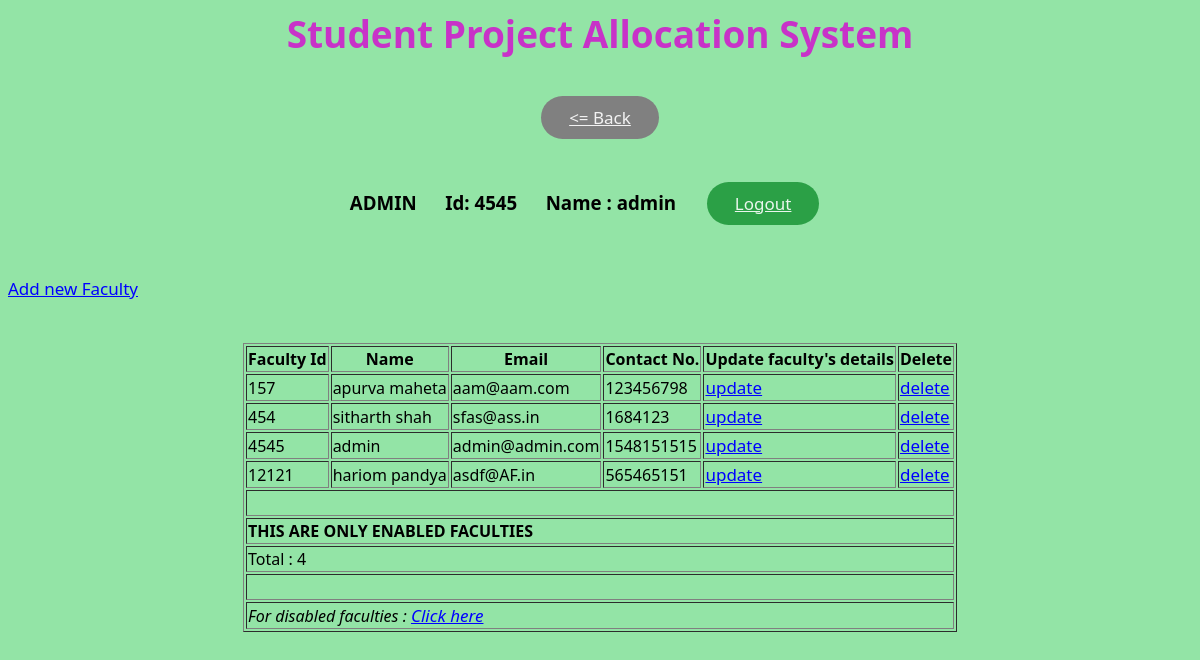
Page /admin/faculty.php (signed in) on the committed database.
### tables this page shows
CREATE TABLE `faculty` (
  `faculty_id` int(6) UNSIGNED NOT NULL,
  `name` varchar(25) NOT NULL,
  `password` varchar(20) DEFAULT NULL,
  `email` varchar(30) NOT NULL,
  `contact_no` varchar(14) NOT NULL,
  `admin` int(1) DEFAULT NULL,
  `enable` int(1) DEFAULT NULL
);

### admin/faculty.php (the view, shortened to what this page needs)
<html>
    <head>
        <link rel="stylesheet" type="text/css" href="../main.css">
    </head>
    <body>
        <h1 align="center">Student Project Allocation System</h1>
        <h3 align="center"><a href="index.php"  class="back shadow"><= Back</a></h3>
        <h3 align="center"><?php if(isset($_SESSION['admin'])){echo 'ADMIN';}else{echo 'FACULTY';} ?>   &emsp;    Id: <?php echo $_SESSION['faculty']; ?>  &emsp;       Name : <?php echo $_SESSION['faculty_name']; ?>&emsp;<a href="admin_logout.php" class="log_out shadow">Logout</a>&emsp;</h3>        <br>
        <a href="f/insert_faculty.php">Add new Faculty</a>
        <br>
        <br>
        <form>
            <table align="center" border="1">
                <tr>
                    <th>Faculty Id</th>
                    <th>Name</th>
                    <th>Email</th>
                    <th>Contact No.</th>
                    <th>Update faculty's details</th>
                    <th>Delete</th>
                </tr>
                <?php
                $count=0;
                    try{
                        $dbhandler=new PDO('mysql:host=127.0.0.1;dbname=project_db','root','');
                        $dbhandler->setAttribute(PDO::ATTR_ERRMODE, PDO::ERRMODE_EXCEPTION);
                        $sql='select * from faculty where enable=1';
                        $query=$dbhandler->query($sql);
                        while($r=$query->fetch())
                        {
                                echo '<tr>'
                                . '<td>'.$r['faculty_id'].'</td>'
                                . '<td>'.$r['name'].'</td>'
                                . '<td>'.$r['email'].'</td>'
                                . '<td>'.$r['contact_no'].'</td>'
                                . '<td><a href="f/update_faculty.php?id='.$r['faculty_id'].'">update</a></td>'
                                . '<td><a href="s/delete_faculty_sql.php?id='.$r['faculty_id'].'">delete</a></td>'
                                        .'</tr>';
                            $count++;
                        }
                    } catch (Exception $ex) {
                        echo 'hello! There is some error!';
                    }
                echo '<tr>
                    <td colspan="6"><br></td>
                </tr>
                <tr>
                    <td colspan="6"><b>THIS ARE ONLY ENABLED FACULTIES</b></td>
                </tr>
                <tr>
                    <td colspan="6">Total : '.$count.'</td>
                </tr>';
                ?>
                <tr>
                    <td colspan="6"><br></td>
                </tr>
                <tr>
                    <td colspan="6"><i>For disabled faculties  : <a href="f/disabled_faculties.php">Click here</a></i></td>
                </tr>
            </table>
        </form>
    </body>
</html>

### main.css (style rules this page uses)
h1 { color: rgb(200,50,200); font-family: algerian,Segoe UI,Frutiger,Frutiger Linotype,Dejavu Sans; font-size: 37px; }
a { color: blue; font-size: 17px; }
.log_out { display: inline-block; -webkit-box-sizing: border-box; -moz-box-sizing: border-box; box-sizing: border-box; cursor: pointer; margin: 12px; padding: 10px 28px; border: none; -webkit-border-radius: 30px; border-radius: 30px; font-family: Segoe UI,Frutiger,Frutiger Linotype,Dejavu Sans,Helvetica Neue,Arial,sans-serif; font-size: 17px; font-style: normal; font-variant: normal; font-weight: 500; color: rgba(255,255,255,0.9); -o-text-overflow: clip; text-overflow: clip; background: #2ba046; }
.back { display: inline-block; -webkit-box-sizing: border-box; -moz-box-sizing: border-box; box-sizing: border-box; cursor: pointer; margin: 12px; padding: 10px 28px; border: none; -webkit-border-radius: 30px; border-radius: 30px; font-family: Segoe UI,Frutiger,Frutiger Linotype,Dejavu Sans,Helvetica Neue,Arial,sans-serif; font-size: 17px; font-style: normal; font-variant: normal; font-weight: 500; color: rgba(255,255,255,0.9); -o-text-overflow: clip; text-overflow: clip; background: grey; }

### rows in the picture
faculty: faculty_id "157", name "apurva maheta", email "aam@aam.com", contact_no "123456798"
faculty: faculty_id "454", name "sitharth shah", email "sfas@ass.in", contact_no "1684123"
faculty: faculty_id "4545", name "admin", email "admin@admin.com", contact_no "1548151515"
faculty: faculty_id "12121", name "hariom pandya", email "asdf@AF.in", contact_no "565465151"

### other values in the picture
$_SESSION['faculty'] "4545"
$_SESSION['faculty_name'] "admin"
$count "4"
